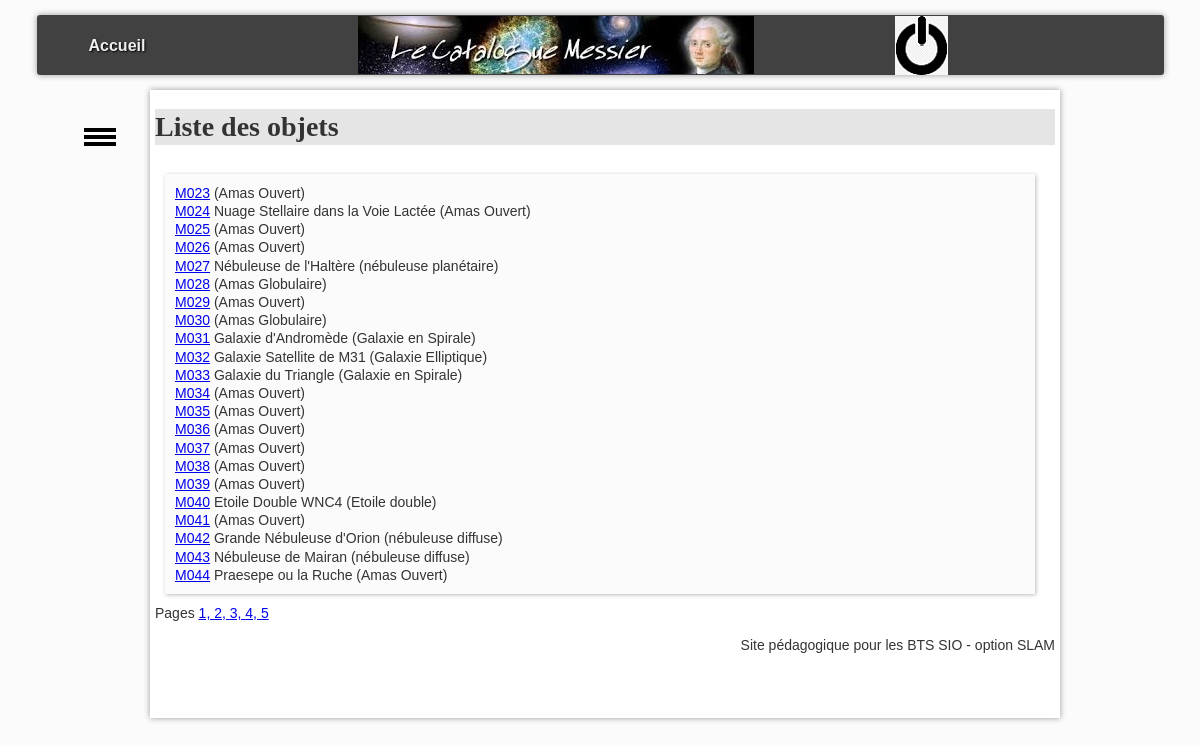
Screenshot of /SiteMessier2020-Login/SiteMessier2020-Login/?action=liste&page=2 with the database file from the repository.
### tables this page shows
CREATE TABLE IF NOT EXISTS `objet` (
  `numero` char(4) NOT NULL,
  `nomCommun` varchar(40) DEFAULT NULL,
  `constellation` varchar(40) DEFAULT NULL,
  `codeType` char(2) DEFAULT NULL,
  `periodeVisibilite` varchar(10) DEFAULT NULL,
  `magnitude` double(15,2) DEFAULT NULL,
  `diametreApparent` varchar(20) DEFAULT NULL,
  PRIMARY KEY (`numero`),
  KEY `codeType` (`codeType`)
);

CREATE TABLE IF NOT EXISTS `typeobjet` (
  `code` char(2) NOT NULL,
  `libelle` varchar(30) DEFAULT NULL,
  PRIMARY KEY (`code`),
  KEY `code` (`code`)
);

### SiteMessier2020-Login/SiteMessier2020-Login/controleur/ctrlListeObjets.php (called while the page is built, shortened)
<?php
include_once "$racine/modele/modeleObjetDAO.php";
$listeObjets = ObjetDAO::readAll();
include "$racine/vue/vueEntete.php";
include "$racine/vue/vueListeObjets.php";
include "$racine/vue/vuePied.php";
?>

### SiteMessier2020-Login/SiteMessier2020-Login/index.php (called while the page is built, shortened)
<?php
include "getRacine.php";
if (isset($_GET["action"])){
    $action = $_GET["action"];
}
else{
    $action = "defaut";
}
$fichier = controleurPrincipal($action);
include "$racine/controleur/$fichier";
?>

### SiteMessier2020-Login/SiteMessier2020-Login/modele/connexion.php (called while the page is built, shortened)
<?php
   class Connexion{
        private static $connexion;
        public static function getInstance(){
            if(!self::$connexion){
                try {
                    $serveur = 'mysql:host=localhost:3306';
                    $bdd = 'dbname=site_messier';
                    $user = 'root' ;
                    $mdp = '' ;
                    self::$connexion = new PDO($serveur.';'.$bdd, $user, $mdp);
                    self::$connexion->query("SET CHARACTER SET utf8");
                } catch (PDOException $e) {
                        throw new Exception("Erreur à  la connexion \n" . $e->getMessage());
                }
            }
            return self::$connexion;
        }
     }
?>

### SiteMessier2020-Login/SiteMessier2020-Login/modele/modeleObjetDAO.php (called while the page is built, shortened)
<?php
    require_once("connexion.php");
    class ObjetDAO{
        public static function readAll() {
            $resultat = array();
            $req = "SELECT numero, nomCommun, libelle FROM objet join typeObjet ON codeType = code ORDER BY 1";
            try {
                $curseur = Connexion::getInstance()->query($req);
                while ($ligne = $curseur->fetch(PDO::FETCH_ASSOC)) {
                    $resultat[] = $ligne;
                }
                return $resultat;
            }
            catch(PDOException $e) {
                print "Erreur !: " . $e->getMessage();
                die();
            }
        }
    }
?>

### SiteMessier2020-Login/SiteMessier2020-Login/vue/vueListeObjets.php (the view, shortened to what this page needs)
<h1>Liste des objets</h1>
<?php
    $page = $_GET["page"];
    switch($page){
        case 2:
            $debut = 22;
            $fin = 44;
            break;
    }
?>
<div class="card">
<?php
for ($i = $debut; $i < $fin; $i++) {
    $numero = $listeObjets[$i]['numero'];
    $nom = $listeObjets[$i]['nomCommun'];
    $libelleType = $listeObjets[$i]['libelle'];
?>
    <?php echo "<a href='./?action=detail&numero=" . $numero . "'>" . $numero . "</a>"; ?>
        <?= $nom." (".$libelleType.")" ?>
        <br />
    <?php
}
?>
</div>
Pages
<a href='./?action=liste&page=1'>1, </a>
<a href='./?action=liste&page=2'>2, </a>
<a href='./?action=liste&page=3'>3, </a>
<a href='./?action=liste&page=4'>4, </a>
<a href='./?action=liste&page=5'>5 </a>

### SiteMessier2020-Login/SiteMessier2020-Login/css/base.css (style rules this page uses)
:root { --largeurPage: 900px; --largeurMenuCont: 200px; --margeCalc: calc((100% - var(--largeurPage)) / 2); --margeMenuHaut: 15px; --hauteurMenuGene: 60px; --coulA1: #5A7694; --coulA2: #D7E5ED; --coulB1: #566459; --coulB2: #90974A; --coulC: #CDBCA0; --fondC: #fcfbfb; --padding_cote: 5px; }
body { font-family: Arial; color: #333; font-size: 14px; line-height: 1.3; scroll-behavior: smooth; background-color: var(--fondC); }

### SiteMessier2020-Login/SiteMessier2020-Login/css/cgu.css (style rules this page uses)
h1,h2,h3,h4 { font-family: Futura; background-color : rgba(0,0,0,0.1); }

### SiteMessier2020-Login/SiteMessier2020-Login/css/corps.css (style rules this page uses)
div.card { position : relative; width:850px; height : 400px; float:left; padding:10px; margin : 10px; background-color: var(--fondC); box-shadow: 1px 1px 4px #bbb; }

### rows the page displays
objet: numero "M023", codeType.libelle "Amas Ouvert"
objet: numero "M024", nomCommun "Nuage Stellaire dans la Voie Lactée", codeType.libelle "Amas Ouvert"
objet: numero "M025", codeType.libelle "Amas Ouvert"
objet: numero "M026", codeType.libelle "Amas Ouvert"
objet: numero "M027", nomCommun "Nébuleuse de l'Haltère", codeType.libelle "nébuleuse planétaire"
objet: numero "M028", codeType.libelle "Amas Globulaire"
objet: numero "M029", codeType.libelle "Amas Ouvert"
objet: numero "M030", codeType.libelle "Amas Globulaire"
objet: numero "M031", nomCommun "Galaxie d'Andromède", codeType.libelle "Galaxie en Spirale"
objet: numero "M032", nomCommun "Galaxie Satellite de M31", codeType.libelle "Galaxie Elliptique"
objet: numero "M033", nomCommun "Galaxie du Triangle", codeType.libelle "Galaxie en Spirale"
objet: numero "M034", codeType.libelle "Amas Ouvert"
objet: numero "M035", codeType.libelle "Amas Ouvert"
objet: numero "M036", codeType.libelle "Amas Ouvert"
objet: numero "M037", codeType.libelle "Amas Ouvert"
objet: numero "M038", codeType.libelle "Amas Ouvert"
objet: numero "M039", codeType.libelle "Amas Ouvert"
objet: numero "M040", nomCommun "Etoile Double WNC4", codeType.libelle "Etoile double"
objet: numero "M041", codeType.libelle "Amas Ouvert"
objet: numero "M042", nomCommun "Grande Nébuleuse d'Orion", codeType.libelle "nébuleuse diffuse"
objet: numero "M043", nomCommun "Nébuleuse de Mairan", codeType.libelle "nébuleuse diffuse"
objet: numero "M044", nomCommun "Praesepe ou la Ruche", codeType.libelle "Amas Ouvert"
